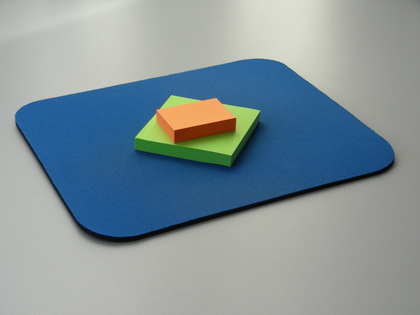
%> input picture uebung_4/stack.png, 420 x 315 px, shrunk from 640 x 480 before the run
$ octave aufgabe_2_ccl.m   (GNU Octave 9; MATLAB toolbox functions it lacks are replaced by stand-ins)
%> lines starting %> are read from the running program, lines starting %| are printed output that depends on the picture
### uebung_4/ccl.m
function [ labels hist ] = ccl( I, theta, minpixel )
% CCL implements the connected components labeling algorithm
%   [labels hist] = CCL ( I, theta, minpixel )
%   I: the input image that sould be segmented. The image can be given as
%      greyvalue image or color image in any color space
%   theta: the threshold for the ccl algorithm, i.e. the maximal
%          distance in colorspace up to which neighboring pixels are put
%          into the same cluster
%   minpixel: the minimal number of pixels that a segment should have.
%             Smaller clusters are suppressed
%   labels: index image showing to which cluster a pixel belongs to. Index
%           0 means that a pixel belongs to a cluster which is smaller than
%           minpixel
%   hist: a statistics on the cluster sizes. length(hist) is the number of
%         clusters, hist(k) the size of the k-th cluster
[rows cols cdepth] = size (I);
Id = double(I);

% Berechne den Aehnlichkeitmassstab (Euklidischer Abstand) und schreibe
% 1=aehnlich und 0=unaehnlich fuer die benachbarten Pixel in eine Matrix,
% deren Eintraege die Aehnlichkeit jedem Pixel des uebergebenen Bildes
% beinhalten
Cleft = [ zeros(rows,1) sum((Id(:,2:cols,:)-Id(:,1:cols-1,:)).^2,3)<theta*theta ]; % Cleft(v,u) = 1, wenn Id(v,u) und Id(v,u-1) aehnlich
Cup = [ zeros(1,cols); sum((Id(2:rows,:,:)-Id(1:rows-1,:,:)).^2,3)<theta*theta ]; % Cup(v,u) = 1, wenn Id(v,u) und Id(v-1,u) aehnlich
imagesc(Cup);

k = 1;                                      % Label-Inertialwert
labels = uint32(zeros (rows, cols));        % Initialisiere Ergebnismatrix
hist = [];                                  % Initialisiere Histogramm
labelmap = [];                              % ?
% Iteriere ueber alle Pixel des Bildes
for v=1:rows
    for u=1:cols
        if (Cup(v,u))                       % Aehnlichkeit zum oberen Pixel

            lup = labelmap(labels(v-1,u));
            if (Cleft(v,u))                 % Aehnlichkeit zum linken Pixel
                lleft = labelmap(labels(v,u-1));
                if (lup==lleft)                     % 4. Fall
                    hist(lleft) = hist(lleft)+1;
                    labels(v,u) = lleft;            % Weise das Label der beiden benachbarten Pixel zu

                else                                % 5. Fall
                    % merger
                        % Suche das kleinere der Label der beiden
                        % Nachbarpixel
                    lmin = min (lleft, lup);
                    lmax = max (lleft, lup);
                        % Zaehle die Pixel des kleineren Pixels zu denen
                        % des groesseren hinzu
                    hist (lmin) = hist(lmin)+hist(lmax)+1;
                    hist (lmax) = 0;
                        % Weise das kleinere Label den Pixeln des jeweils
                        % anderen Segments und dem aktuellen Pixel zu
                    labelmap (labelmap==lmax) = lmin;
                    labels(v,u) = lmin;
                end
            else                                    % 2. Fall
                hist(lup) = hist(lup)+1;
                labels(v,u) = lup;
            end
        else                                        % KEINE Aehnlichkeit zum oberen Pixel

            if (Cleft(v,u))                         % 1. Fall
                lleft = labelmap(labels(v,u-1));
                hist(lleft) = hist(lleft)+1;
                labels(v,u) = lleft;
            else                                    % 3. Fall
                k = k+1;
                hist(k) = 1;
                labels (v,u) = k;
                labelmap (k) = k;
            end
        end
    end
end

[ hist_sort permut ] = sort (hist, 'descend'); % hist absteigend sortiert
ipermut (permut) = 1:length(permut);
hist = hist_sort;
labels = ipermut(labelmap(labels));
hist (hist<minpixel) = [];          % Loesche alle Labels IM HISTOGRAMM, die aufgrund zu geringer Anzahl an Pixeln (definiert durch minpixel-Parameter) IN DER HISTOGRAMMSTATISTIK weg fallen sollen
labels (labels>length(hist)) = 0;   % Loesche alle Labels, die aufgrund zu geringer Anzahl zugehoeriger Pixel weg gefallen sind

### uebung_4/aufgabe_2_ccl.m
close all
clear
clc

% [6 lines of commented-out code are left out]

%% Aufgabe 2: Verwende den vorgefertigten CCL (Connected Components Labeling-Algorithmus) auf verschiedenen Farbraeumen mit verschiedenen Thresholds

% Lade das Bild
img = imread('stack.png'); % RGB8
%> img is the input picture: size 315x420x3 uint8; mean R, G, B 131.4, 146.8, 153.1

% Extrahiere die Versuchskanaele
img_rgb = im2double(img);       % Konvertiere in Double im Bereich 0...1; RGB-Bild
img_luv = rgb2lab(img);         % Konvertiere in L*u*v
%> img_luv: size 315x420x3 double; mean of channels 1, 2, 3 59.8, -1.5, -5.2
l_channel = img_luv(:, :, 1);
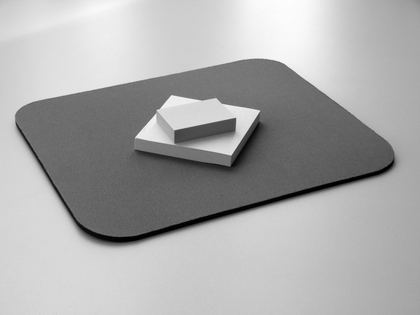
%> l_channel: size 315x420 double; min 1.59, max 88.73, mean 59.8; drawn with min black and max white
uv_channel = img_luv(:, :, 2:3);

% Wende CCL an:
%[ labels hist ] = ccl( I, theta, minpixel ) % Funktionsdeklaration
min_pixel = 100; % Mindestanzahl an Pixeln um ein Segment zu erstellen - fuer CCL

% Parametervariation ermoeglichen
while_flag = true;
figure('Name', 'Qualitativer Vergleich der Ergebnisse');
while while_flag
    % Variation der Mindestanzahl an Pixeln fuer ein Segment ueber thresh_X
    %
    % Die Threshs beschreiben den maximalen euklidischen Abstand im
    % Farbraum zwischen zwei Farben, die zu einem Segment gehoeren sofern
    % sie innerhalb des Threshs liegen
    %
    % min_pixel = input('Bitte gebe die Mindestanzahl an Pixeln ein um ein Segment zu bilden: ');

    % RGB
    thresh_rgb = input('Gebe den Threshold fuer den CCL-Algorithmus fuer RGB ein: ');
    [labeled_img_rgb, hist_rgb] = ccl(img_rgb, thresh_rgb, min_pixel);

    % L*u*v
%> (the run ends here)

$ run again, with uebung_4/boat.png copied over uebung_4/stack.png
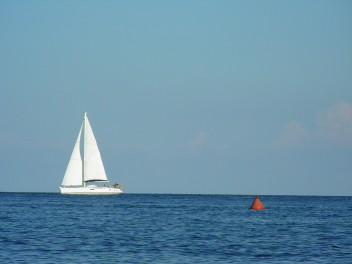
%> input picture uebung_4/boat.png, 352 x 264 px
%> img is the input picture: size 264x352x3 uint8; mean R, G, B 105.5, 145.5, 167.3
%> img_luv: size 264x352x3 double; mean of channels 1, 2, 3 58.1, -7.6, -15.9
%> `l_channel = img_luv(:, :, 1);`:
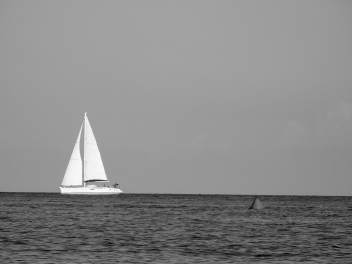
%> l_channel: size 264x352 double; min 9.74, max 99.63, mean 58.1; drawn with min black and max white

$ run again, with uebung_4/flower.png copied over uebung_4/stack.png
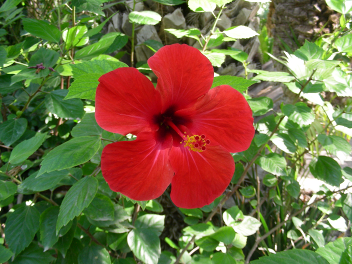
%> input picture uebung_4/flower.png, 352 x 264 px
%> img is the input picture: size 264x352x3 uint8; mean R, G, B 117.5, 108.2, 67.5
%> img_luv: size 264x352x3 double; mean of channels 1, 2, 3 48, -3.4, 27.8
%> `l_channel = img_luv(:, :, 1);`:
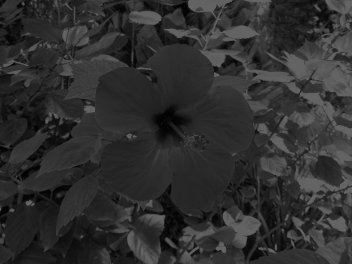
%> l_channel: size 264x352 double; min 1.16, max 100, mean 48

$ run again, with uebung_4/number.png copied over uebung_4/stack.png
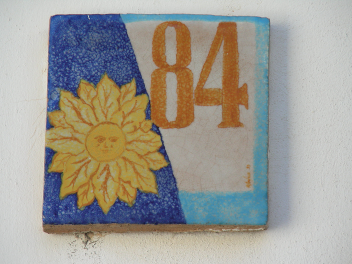
%> input picture uebung_4/number.png, 352 x 264 px
%> img is the input picture: size 264x352x3 uint8; mean R, G, B 158.7, 155.7, 147.7
%> img_luv: size 264x352x3 double; mean of channels 1, 2, 3 64.2, 1.7, 4.7
%> `l_channel = img_luv(:, :, 1);`:
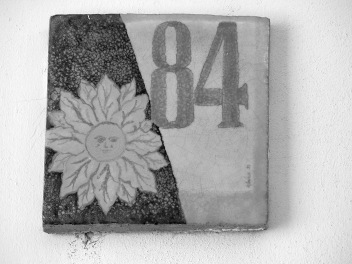
%> l_channel: size 264x352 double; min 10.26, max 88.39, mean 64.2; drawn with min black and max white
